Frame 1 (no input): blank canvas, image omitted
Frame 60 (the mouse pressed at the canvas centre just before this capture): blank canvas, image omitted
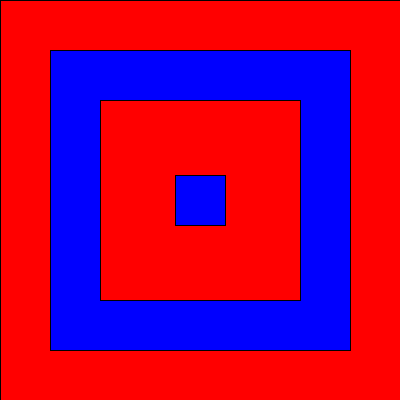
Frame 120 (the mouse held since frame 60 and released just before this capture)

The Processing sketch whose frames 1 and 60 were blank and that drew this single picture after the mouse press (run headless with seeded random() and noise(); from frame 60 on, the mouse is pressed at the canvas centre):

// Processing sketch: processing_12396
// ── processing_12396.pde

void setup(){
  size(400,400);
}

void draw() {
  if (mousePressed) {
     if(mouseX<width/2){
        fill(0,0,255);
        rect(0,0,width,height);
        fill(255,0,0);
        rect(50,50,300,300);
        fill(0,0,255);
        rect(100,100,200,200);
        fill(255,0,0);
        rect(175,175,50,50);
      }//if
      else{
        fill(255,0,0);
        rect(0,0,width,height);
        fill(0,0,255);
        rect(50,50,300,300);
        fill(255,0,0);
        rect(100,100,200,200);
        fill(0,0,255);
        rect(175,175,50,50);
      }//else
  }//if
  else {
    noFill();
  }//else
 }//draw
